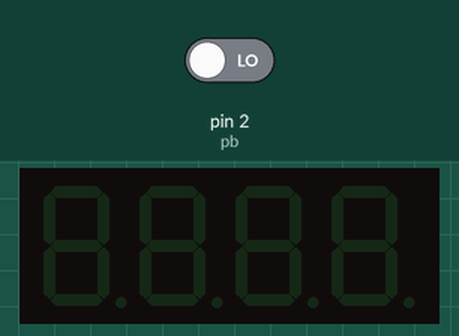
Simulated run of this sketch. Board: Arduino Uno, built with avr-gcc and run on an emulated ATmega328P. Shown: 4-digit seven-segment display. The inputs (shaded band) are chosen by the test bench; at power-on: pin 2 (pb) LOW. What the sketch prints to the serial monitor is not drawn.

Above: at 1.2 s.
Timing chart, 0 to 1.2 s (numbered marks = the images above; inputs shaded):
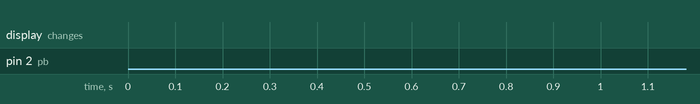

The sketch:

TM1637.ino
```cpp
#include <TM1637Display.h>
#define CLK 3
#define DIO 4
#define pb 2
TM1637Display display(CLK, DIO);
int nilai;
void setup() {
Serial.begin(115200);
  pinMode(pb,INPUT);
  display.setBrightness(0x0f);
    attachInterrupt(digitalPinToInterrupt(pb),Update,HIGH);
}
void loop() {
//  for (nilai = 00; nilai <= 9999; nilai++) {
//    display.showNumberDec(nilai);
//  } uint8_t data[] = { 0xff, 0x7f, 0xff, 0xff };
 nilai++;
Serial.println(nilai);
}
void Update(){
 display.showNumberDec(nilai);

}
```
